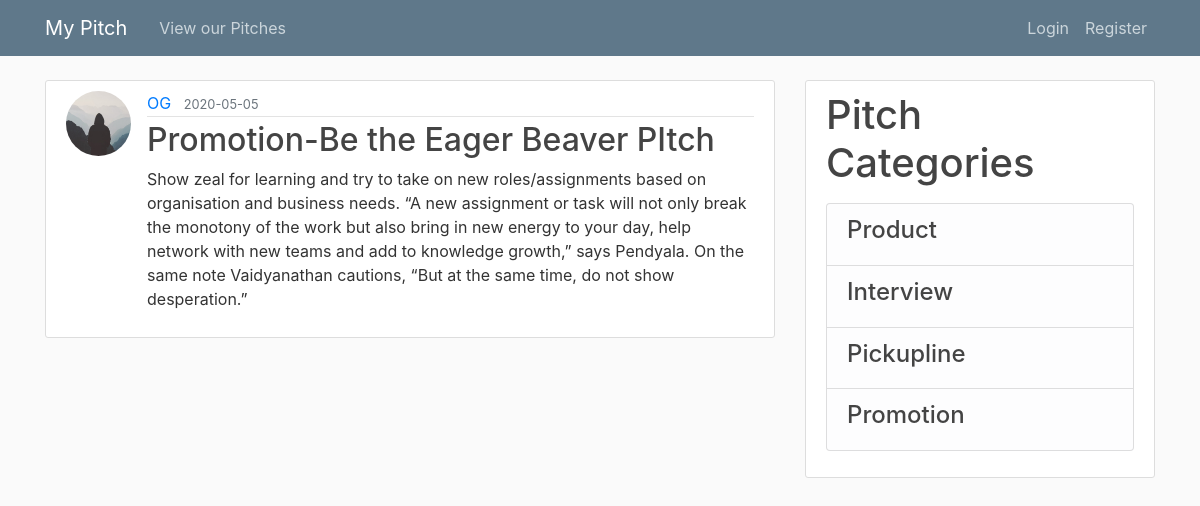
/post/1, run on the app's committed database.
### app/models.py (models this page shows, shortened)
class User(db.Model, UserMixin):
    id = db.Column(db.Integer, primary_key=True)
    username = db.Column(db.String(20), unique=True, nullable=False)
    email = db.Column(db.String(120), unique=True, nullable=False)
    image_file = db.Column(db.String(20), nullable=False, default='default.jpg')
    password = db.Column(db.String(60), nullable=False)
    posts = db.relationship('Post', backref='author', lazy=True)

class Post(db.Model):
    id = db.Column(db.Integer, primary_key=True)
    title = db.Column(db.String(100), nullable=False)
    date = db.Column(db.DateTime, nullable=False, default=datetime.utcnow)
    content = db.Column(db.Text, nullable=False)
    user_id = db.Column(db.Integer, db.ForeignKey('user.id'), nullable=False)

### app/routes.py (the view)
@app.route("/post/<int:post_id>")
def post(post_id):
    post = Post.query.get_or_404(post_id)
    return render_template('pitch.html', title=post.title, post=post)

### app/templates/pitch.html (shortened to what this page needs)
{% extends "base.html" %}
{% block content %}
<article class="media content-section">
  <img class="rounded-circle article-img"
    src="{{ url_for('static', filename='profile_pics/' + post.author.image_file) }}">
  <div class="media-body">
    <div class="article-metadata">
      <a class="mr-2" href="{{ url_for('user_posts', username=post.author.username) }}">{{ post.author.username }}</a>
      <small class="text-muted">{{ post.date.strftime('%Y-%m-%d') }}</small>
    </div>
    <h2 class="article-title">{{ post.title }}</h2>
    <p class="article-content">{{ post.content }}</p>
  </div>
</article>
{% endblock content %}

### app/static/styles.css (style rules this page uses)
body { background: #fafafa; color: #333333; margin-top: 5rem; }
h1, h2, h3, h4, h5, h6 { color: #444444; }
.content-section { background: #ffffff; padding: 10px 20px; border: 1px solid #dddddd; border-radius: 3px; margin-bottom: 20px; }
.article-title { color: #444444; }
.article-content { white-space: pre-line; }
.article-img { height: 65px; width: 65px; margin-right: 16px; }
.article-metadata { padding-bottom: 1px; margin-bottom: 4px; border-bottom: 1px solid #e3e3e3 }

### data on the page
User: image_file (placeholder picture), author.username "OG"
Post: date "2020-05-05", title "Promotion-Be the Eager Beaver PItch", content "Show zeal for learning and try to take on new roles/assignments based on organisation and business needs. “A new assignment or task will not only break the monotony of the work but also bring in new energy to your day, help network with new teams and add to knowledge growth,” says Pendyala. On the same note Vaidyanathan cautions, “But at the same time, do not show desperation.”"
